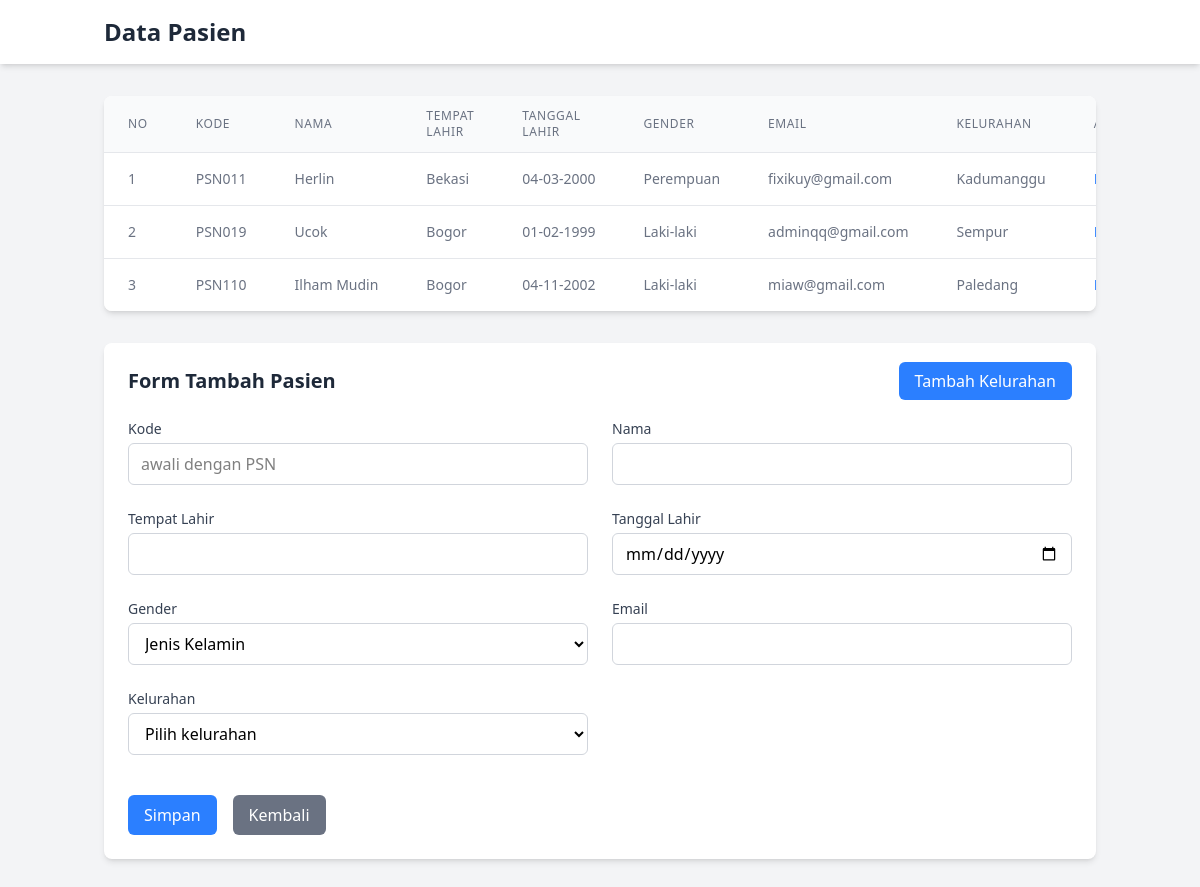
/pertemuan5/tugas/pages/pasien.php, run on the app's committed database.
### tables this page shows
CREATE TABLE `pasien` (
  `id` int(11) NOT NULL,
  `kode` varchar(20) NOT NULL,
  `nama` varchar(45) NOT NULL,
  `tmp_lahir` varchar(30) NOT NULL,
  `tgl_lahir` date DEFAULT NULL,
  `gender` char(1) DEFAULT NULL,
  `email` varchar(100) DEFAULT NULL,
  `kelurahan_id` int(11) DEFAULT NULL
);

CREATE TABLE `kelurahan` (
  `id` int(11) NOT NULL,
  `nama_kelurahan` varchar(100) NOT NULL
);

### pertemuan5/tugas/pages/pasien.php (the view, shortened to what this page needs)
<?php
include '../config/koneksi.php';
?>
<!DOCTYPE html>
<html lang="en">
<head>
    <link rel="stylesheet" href="../src/output.css">
</head>
<body class="bg-gray-100 font-sans">
    <nav class="bg-white shadow-md">
        <div class="container mx-auto px-4 py-4 flex justify-between items-center">
            <h1 class="text-2xl font-bold text-gray-800">Data Pasien</h1>
        </div>
    </nav>
    <main class="container mx-auto px-4 py-8">
        <div class="bg-white rounded-lg shadow-md overflow-hidden mb-8">
            <div class="overflow-x-auto">
                <table class="min-w-full divide-y divide-gray-200">
                    <thead class="bg-gray-50">
                        <tr>
                            <th class="px-6 py-3 text-left text-xs font-medium text-gray-500 uppercase tracking-wider">No</th>
                            <th class="px-6 py-3 text-left text-xs font-medium text-gray-500 uppercase tracking-wider">Kode</th>
                            <th class="px-6 py-3 text-left text-xs font-medium text-gray-500 uppercase tracking-wider">Nama</th>
                            <th class="px-6 py-3 text-left text-xs font-medium text-gray-500 uppercase tracking-wider">Tempat Lahir</th>
                            <th class="px-6 py-3 text-left text-xs font-medium text-gray-500 uppercase tracking-wider">Tanggal Lahir</th>
                            <th class="px-6 py-3 text-left text-xs font-medium text-gray-500 uppercase tracking-wider">Gender</th>
                            <th class="px-6 py-3 text-left text-xs font-medium text-gray-500 uppercase tracking-wider">Email</th>
                            <th class="px-6 py-3 text-left text-xs font-medium text-gray-500 uppercase tracking-wider">Kelurahan</th>
                            <th class="px-6 py-3 text-left text-xs font-medium text-gray-500 uppercase tracking-wider">Aksi</th>
                        </tr>
                    </thead>
                    <tbody class="bg-white divide-y divide-gray-200">
                        <?php
                        $query = mysqli_query($koneksi, "SELECT p.*, k.nama_kelurahan
                                                        FROM pasien p
                                                        LEFT JOIN kelurahan k ON p.kelurahan_id = k.id");
                        $no = 1;
                        while ($data = mysqli_fetch_assoc($query)) {
                        ?>
                            <tr>
                                <td class="px-6 py-4 whitespace-nowrap text-sm text-gray-500"><?= $no++; ?></td>
                                <td class="px-6 py-4 whitespace-nowrap text-sm text-gray-500"><?= htmlspecialchars($data['kode']); ?></td>
                                <td class="px-6 py-4 whitespace-nowrap text-sm text-gray-500"><?= htmlspecialchars($data['nama']); ?></td>
                                <td class="px-6 py-4 whitespace-nowrap text-sm text-gray-500"><?= htmlspecialchars($data['tmp_lahir']); ?></td>
                                <td class="px-6 py-4 whitespace-nowrap text-sm text-gray-500"><?= date('d-m-Y', strtotime($data['tgl_lahir'])); ?></td>
                                <td class="px-6 py-4 whitespace-nowrap text-sm text-gray-500">
                                    <?= $data['gender'] == 'L' ? 'Laki-laki' : 'Perempuan'; ?>
                                </td>
                                <td class="px-6 py-4 whitespace-nowrap text-sm text-gray-500"><?= htmlspecialchars($data['email']); ?></td>
                                <td class="px-6 py-4 whitespace-nowrap text-sm text-gray-500"><?= htmlspecialchars($data['nama_kelurahan'] ?? 'Tidak ada'); ?></td>
                                <td class="px-6 py-4 whitespace-nowrap text-sm text-gray-500">
                                    <a href="../fitur/edit_pasien.php?id=<?= $data['id']; ?>" class="text-blue-500 hover:text-blue-700 mr-3">Edit</a>
                                </td>
                            </tr>
                        <?php
                        }
                        ?>
                    </tbody>
                </table>
            </div>
        </div>
        <div class="bg-white rounded-lg shadow-md p-6 mb-6">
            <div class="flex justify-between items-center mb-6">
                <h2 class="text-xl font-semibold text-gray-800">Form Tambah Pasien</h2>
                <div class="space-x-2">
                    <a href="../form/add_kelurahan.php" class="bg-blue-500 hover:bg-blue-600 text-white font-medium py-2 px-4 rounded-md transition duration-300">
                        Tambah Kelurahan
                    </a>
                </div>
            </div>
            <form action="" method="POST" class="space-y-6">
                <div class="grid grid-cols-1 md:grid-cols-2 gap-6">
                    <div>
                        <label for="kode" class="block text-sm font-medium text-gray-700 mb-1">Kode</label>
                        <input type="text" name="kode" id="kode" required
                            class="border border-gray-300 rounded-md px-3 py-2 w-full focus:outline-none focus:ring-2 focus:ring-blue-500"
                            placeholder="awali dengan PSN" pattern="PSN.*" title="Kode harus diawali dengan PSN">
                    </div>
                    <div>
                        <label for="nama" class="block text-sm font-medium text-gray-700 mb-1">Nama</label>
                        <input type="text" name="nama" id="nama" required
                            class="border border-gray-300 rounded-md px-3 py-2 w-full focus:outline-none focus:ring-2 focus:ring-blue-500">
                    </div>
                    <div>
                        <label for="tmp_lahir" class="block text-sm font-medium text-gray-700 mb-1">Tempat Lahir</label>
                        <input type="text" name="tmp_lahir" id="tmp_lahir" required
                            class="border border-gray-300 rounded-md px-3 py-2 w-full focus:outline-none focus:ring-2 focus:ring-blue-500">
                    </div>
                    <div>
                        <label for="tgl_lahir" class="block text-sm font-medium text-gray-700 mb-1">Tanggal Lahir</label>
                        <input type="date" name="tgl_lahir" id="tgl_lahir" required
                            class="border border-gray-300 rounded-md px-3 py-2 w-full focus:outline-none focus:ring-2 focus:ring-blue-500">
                    </div>
                    <div>
                        <label for="gender" class="block text-sm font-medium text-gray-700 mb-1">Gender</label>
                        <select name="gender" id="gender" required
                            class="border border-gray-300 rounded-md px-3 py-2 w-full focus:outline-none focus:ring-2 focus:ring-blue-500">
                            <option value="">Jenis Kelamin</option>
                        </select>
                    </div>
                    <div>
                        <label for="email" class="block text-sm font-medium text-gray-700 mb-1">Email</label>
                        <input type="email" name="email" id="email" required
                            class="border border-gray-300 rounded-md px-3 py-2 w-full focus:outline-none focus:ring-2 focus:ring-blue-500">
                    </div>
                    <div>
                        <label for="kelurahan_id" class="block text-sm font-medium text-gray-700 mb-1">Kelurahan</label>
                        <select name="kelurahan_id" id="kelurahan_id" required
                            class="border border-gray-300 rounded-md px-3 py-2 w-full focus:outline-none focus:ring-2 focus:ring-blue-500">
                            <option value="">Pilih kelurahan</option>
                        </select>
                    </div>
                </div>
                <div class="flex space-x-4 pt-4">
                    <button type="submit"
                        class="bg-blue-500 hover:bg-blue-600 text-white font-medium py-2 px-4 rounded-md transition duration-300">
                        Simpan
                    </button>
                    <button type="button" onclick="window.location.href='../dashboard.php'"
                        class="bg-gray-500 hover:bg-gray-600 text-white font-medium py-2 px-4 rounded-md transition duration-300">
                        Kembali
                    </button>
                </div>
            </form>
        </div>
    </main>
</body>
</html>

### data on the page
pasien: kode "PSN011", nama "Herlin", tmp_lahir "Bekasi", tgl_lahir "04-03-2000", gender "Perempuan", email "fixikuy@gmail.com", kelurahan.nama_kelurahan "Kadumanggu"
pasien: kode "PSN019", nama "Ucok", tmp_lahir "Bogor", tgl_lahir "01-02-1999", gender "Laki-laki", email "adminqq@gmail.com", kelurahan.nama_kelurahan "Sempur"
pasien: kode "PSN110", nama "Ilham Mudin", tmp_lahir "Bogor", tgl_lahir "04-11-2002", gender "Laki-laki", email "miaw@gmail.com", kelurahan.nama_kelurahan "Paledang"
